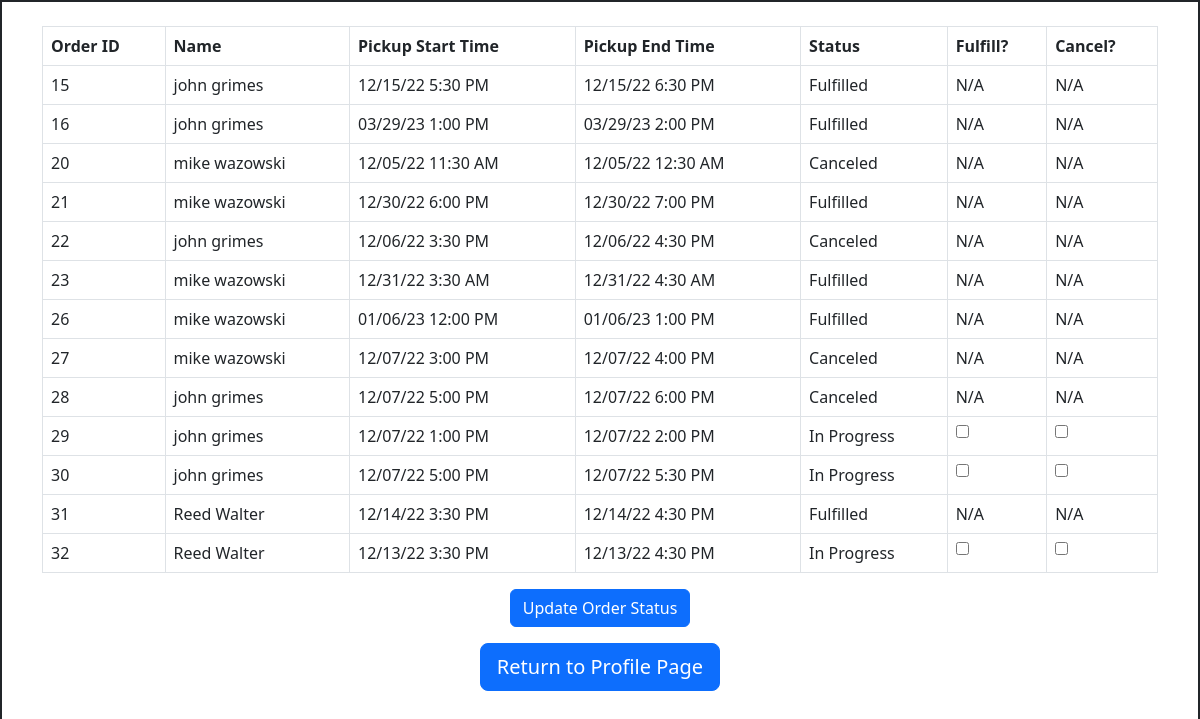
Page /schedule.php (signed in) on the committed database.
### tables this page shows
CREATE TABLE `profiles` (
  `profile_id` varchar(36) NOT NULL,
  `first_name` varchar(20) NOT NULL,
  `last_name` varchar(20) NOT NULL,
  `username` varchar(20) NOT NULL,
  `password` varchar(20) NOT NULL,
  `email` varchar(64) DEFAULT NULL,
  `phone_number` varchar(20) DEFAULT NULL,
  `user_type` int(11) NOT NULL
);

### schedule.php (the view, shortened to what this page needs)
<head>
    <link href="https://cdn.jsdelivr.net/npm/bootstrap@5.2.3/dist/css/bootstrap.min.css" rel="stylesheet">
</head>
<body>
        <div style="height: 100%; border-style: solid; border-width: 2px; text-align: center">
            <br>
            <?php
            include 'connection.php';
              $sql = "SELECT * FROM `view_schedules`";
              $res = $conn->query($sql);
              echo '<form action="schedule.php" method="post">';
              echo '<div class="container table-responsive">';
              echo '<table class="table table-bordered">';
              echo '<thead>';
              echo "<tr>";
              echo "<th>" . "Order ID" . "</th>";
              echo "<th>" . "Name" . "</th>";
              echo "<th>" . "Pickup Start Time" . "</th>";
              echo "<th>" . "Pickup End Time" . "</th>";
              echo "<th>" . "Status" . "</th>";
              if($_SESSION['user_type'] == 3 or $_SESSION['user_type'] == 2){
                echo "<th>" . "Fulfill?" . "</th>";
              }
              echo "<th>" . "Cancel?" . "</th>";
              echo "</tr>";
              echo '</thead>';
              echo '<tbody>';
              $schedule = [];
              while ($row = mysqli_fetch_array($res)) {
                $cancel_order = $row['order_id'] . "-CANCEL";
                $fulfill_order = $row['order_id'] . "-FULFILL";
                array_push($schedule, $row['order_id']);
                if ($_SESSION['user_type'] == 3 or $_SESSION['user_type'] == 2 or $_SESSION['profile_id'] == $row['profile_id']) {
                    echo "<tr>";
                    echo "<td>" . $row['order_id'] . "</td>";
                    $profileid = $row['profile_id'];
                    $sql2 = "SELECT first_name, last_name FROM `profiles` USE INDEX (index_profile_id) WHERE profile_id = \"$profileid\";";
                    $names = $conn->query($sql2)->fetch_assoc();
                    echo "<td>" . $names['first_name'] . " " . $names['last_name'] ."</td>";
                    echo "<td>" . date("m/d/y g:i A", strtotime($row['start_time'])) . "</td>";
                    echo "<td>" . date("m/d/y g:i A", strtotime($row['end_time'])) . "</td>";
                    if ($row['order_status'] == 1) {
                        echo "<td>" . 'In Progress' . "</td>";
                    } elseif ($row['order_status'] == 2) {
                        echo "<td>" . 'Fulfilled' . "</td>";
                    } else {
                        echo "<td>" . 'Canceled' . "</td>";
                    }
                    if($_SESSION['user_type'] == 3 or $_SESSION['user_type'] == 2){
                        if ($row['order_status'] == 1) {
                            echo "<td>" . '<input type="checkbox" id=' . $fulfill_order . ' name=' . $fulfill_order . "></td>";
                            echo "<td>" . '<input type="checkbox" id=' . $cancel_order . ' name=' . $cancel_order . "></td>";
                        }
                        else{
                            echo "<td>" . 'N/A' . "</td>";
                            echo "<td>" . 'N/A' . "</td>";
                        }
                    }
                    echo "</tr>";
                }
              }
              echo "</tbody></table></div>";
              echo '<button class="btn btn-primary btn-block" type="submit" name="update" value="update">Update Order Status</button>';
              echo '</form>';
            ?>
            <form class = "form-signin" action = "<?php echo htmlspecialchars($_SERVER['PHP_SELF']);?> " method = "post">
            <button class = "btn btn-lg btn-primary btn-block" type = "submit"
                name = "profile_back">Return to Profile Page</button>
            </form>
        </div>
</body>
</html>

### rows in the picture
profiles: first_name "john", last_name "grimes"
profiles: first_name "mike", last_name "wazowski"
profiles: first_name "Reed", last_name "Walter"

### other values in the picture
$row['order_id'] "15"
date("m/d/y g:i A", strtotime($row['start_time'])) "12/15/22 5:30 PM"
date("m/d/y g:i A", strtotime($row['end_time'])) "12/15/22 6:30 PM"
$row['order_id'] "16"
date("m/d/y g:i A", strtotime($row['start_time'])) "03/29/23 1:00 PM"
date("m/d/y g:i A", strtotime($row['end_time'])) "03/29/23 2:00 PM"
$row['order_id'] "20"
date("m/d/y g:i A", strtotime($row['start_time'])) "12/05/22 11:30 AM"
date("m/d/y g:i A", strtotime($row['end_time'])) "12/05/22 12:30 AM"
$row['order_id'] "21"
date("m/d/y g:i A", strtotime($row['start_time'])) "12/30/22 6:00 PM"
date("m/d/y g:i A", strtotime($row['end_time'])) "12/30/22 7:00 PM"
$row['order_id'] "22"
date("m/d/y g:i A", strtotime($row['start_time'])) "12/06/22 3:30 PM"
date("m/d/y g:i A", strtotime($row['end_time'])) "12/06/22 4:30 PM"
